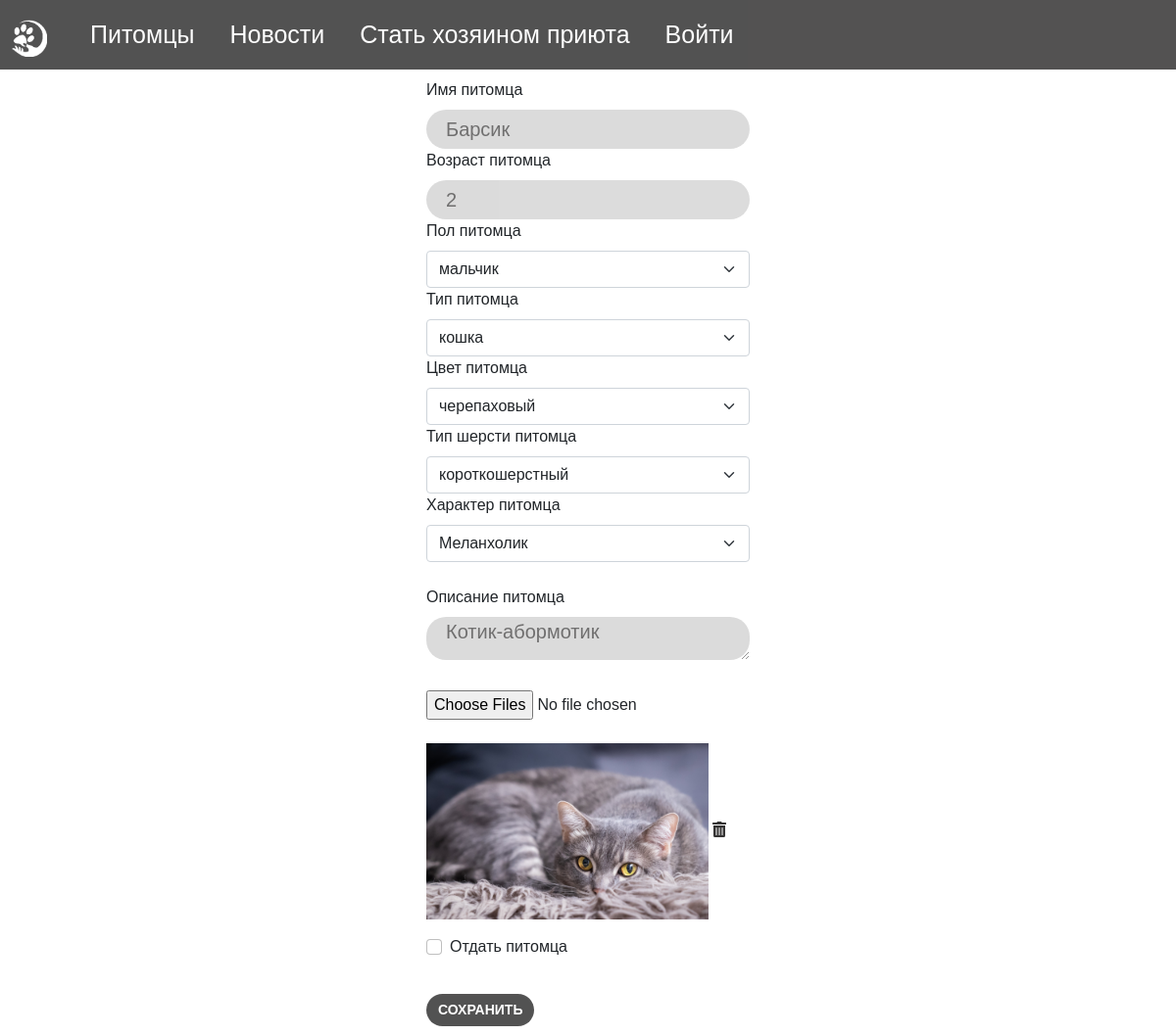
The page /editpet/4/ on the database its author committed.
### Shelter/models.py (models this page shows, shortened)
class Pet(models.Model):
    name = models.CharField(verbose_name="Имя", max_length=200)
    age = models.IntegerField(verbose_name="Возраст")
    SEX_CHOICES = (
        ('male', "мальчик"),
        ('female', "девочка"),
    )
    sex = models.CharField(max_length=10, verbose_name="Пол", choices=SEX_CHOICES)
    TYPE_CHOICES = (
        ('cat', "кошка"),
        ('dog', "собака"),
    )
    type = models.CharField(max_length=10, verbose_name="Тип", choices=TYPE_CHOICES)
    COLOR_CHOICES = (
        ('black', "черный"),
        ('red', "рыжий"),
        ('white', "белый"),
        ('grey', "серый"),
        ('brown', "коричневый"),
        ('striped', "полосатый"),
        ('turtle', "черепаховый"),
        ('tricolor', "трехцветный"),
        ('spotted', 'пятнистый'),
        ('blackwhite', "черно-белый")
    )
    color = models.CharField(max_length=11, verbose_name="Цвет", choices=COLOR_CHOICES)
    WOOL_CHOICES = (
        ('bald', "лысый"),
        ('longhaired', "длинношерстный"),
        ('shorthaired', "короткошерстный"),
    )
    wool = models.CharField(max_length=15, verbose_name="Шерсть", choices=WOOL_CHOICES)
    CHARACTER_CHOICES = (
        ('Sanguine', "Сангвиник"),
        ('Melancholic', "Меланхолик"),
        ('Choleric', "Холерик"),
        ('Phlegmatic', "Флегматик"),
    )
    character = models.CharField(max_length=11, verbose_name="Характер", choices=CHARACTER_CHOICES)
    objects = models.Manager()
    description = models.TextField(default='', verbose_name="Описание", blank=True)
    shelter = models.ForeignKey(Shelter, verbose_name="Приют", on_delete=models.CASCADE)
    owner = models.ForeignKey(Profile, on_delete=models.CASCADE, verbose_name="Владелец", blank=True, null=True)
    vector = models.TextField(default='', verbose_name="Вектор", blank=True)

class Image(models.Model):
    image = models.ImageField(upload_to=user_directory_path_image, default='images/profile_image.jpg',
                              verbose_name='Изображения')
    pet = models.ForeignKey(Pet, blank=True, null=True, on_delete=models.CASCADE)
    news = models.ForeignKey(News, blank=True, null=True, on_delete=models.CASCADE)
    task = models.ForeignKey(Task, blank=True, null=True, on_delete=models.CASCADE)
    report = models.ForeignKey(Report, blank=True, null=True, on_delete=models.CASCADE)
    class Meta:
        verbose_name = "Изображения"
        verbose_name_plural = "Изображения"
    def __str__(self):
        return self.image.name

### Shelter/pet_view.py (the view)
# urls.py: path('editpet/<int:id>/', pet_view.editpet, name='editpet'),
def editpet(request, id):
    try:
        sexes = Pet.SEX_CHOICES
        types = Pet.TYPE_CHOICES
        colors = Pet.COLOR_CHOICES
        wools = Pet.WOOL_CHOICES
        characters = Pet.CHARACTER_CHOICES
        pet = Pet.objects.get(id=id)
        images = list(Image.objects.filter(pet=pet))
        if request.method == "POST":
            images = request.FILES.getlist('images')
            pet.name = request.POST.get("name")
            pet.age = request.POST.get("age")
            pet.sex = request.POST.get("sex")
            pet.type = request.POST.get("type")
            pet.color = request.POST.get("color")
            pet.wool = request.POST.get("wool")
            pet.character = request.POST.get("character")
            pet.description = request.POST.get("description")
            if request.POST.get("check") == 'check':
                pet.owner = Profile.objects.get(user=request.user)
                orders_for_this_pet = Order.objects.filter(pet=pet)
                if orders_for_this_pet:
                    for ord in orders_for_this_pet:
                        ord.status = "rejected"
                        ord.save()
            pet.save()
            if images:
                for i in images:
                    file_path = handle_uploaded_image(i, pet)
                    if file_path:
                        fl = Image(pet=pet, image=file_path)
                        fl.save()
            imge = Image.objects.filter(pet=pet).first()
            if (imge):
                path = imge.image.path
                img = image.load_img(path, target_size=(224, 224))  # чтение из файла
                x = image.img_to_array(img)  # сырое изображения в вектор
                x = np.expand_dims(x, axis=0)  # превращаем в вектор-строку (2-dims)
                x = preprocess_input(x)  # библиотечная подготовка изображения
                vec = model.predict(x).ravel()
                imge.pet.vector = ",".join(map(str, vec.tolist()))
                imge.pet.save()
            return HttpResponseRedirect("/pets/1")
        else:
            return render(request, "pet_edit.html",
                          {"pet": pet, "images": images, "sexes": sexes, "types": types, "colors": colors,
                           "wools": wools, "characters": characters})
    except Pet.DoesNotExist:
        return HttpResponseNotFound("<h2>News not found</h2>")

### templates/pet_edit.html (shortened to what this page needs)
{% extends 'base.html' %}
{% load crispy_forms_filters %}
{% block content %}
    {% include "includes/navbar.html" %}
    <div class="main">
        <form enctype="multipart/form-data" method="post">
            <label for="validationTextarea" class="form-label">Имя питомца</label>
            <br>
            <label>
                <input type="text" name="name" class='form-control' value="{{ pet.name }}"/>
            </label>
            <br>
            <label for="validationTextarea" class="form-label">Возраст питомца</label>
            <br>
            <label>
                <input type="text" name="age" class='form-control' value="{{ pet.age }}"/>
            </label>
            <br>
            <label for="validationTextarea" class="form-label">Пол питомца</label>
            <label for="floatingSelect"></label><select class="form-select" id="floatingSelect" name="sex" required>
            {% for sex,f_sex in sexes %}
                {% if pet.sex == sex %}
                    <option selected value="{{ sex }}">{{ f_sex }}</option>
                {% else %}
                    <option value="{{ sex }}">{{ f_sex }}</option>
                {% endif %}
            {% endfor %}
        </select>
            <label for="validationTextarea" class="form-label">Тип питомца</label>
            <label for="floatingSelect"></label><select class="form-select" id="floatingSelect" name="type" required>
            {% for type,f_type in types %}
                {% if pet.type == type %}
                    <option selected value="{{ type }}">{{ f_type }}</option>
                {% else %}
                    <option value="{{ type }}">{{ f_type }}</option>
                {% endif %}
            {% endfor %}
        </select>
            <label for="validationTextarea" class="form-label">Цвет питомца</label>
            <label for="floatingSelect"></label><select class="form-select" id="floatingSelect" name="color" required>
            {% for color,f_color in colors %}
                {% if pet.color == color %}
                    <option selected value="{{ color }}">{{ f_color }}</option>
                {% else %}
                    <option value="{{ color }}">{{ f_color }}</option>
                {% endif %}
            {% endfor %}
        </select>
            <label for="validationTextarea" class="form-label">Тип шерсти питомца</label>
            <label for="floatingSelect"></label><select class="form-select" id="floatingSelect" name="wool" required>
            {% for wool,f_wool in wools %}
                {% if pet.wool == wool %}
                    <option selected value="{{ wool }}">{{ f_wool }}</option>
                {% else %}
                    <option value="{{ wool }}">{{ f_wool }}</option>
                {% endif %}
            {% endfor %}
        </select>
            <label for="validationTextarea" class="form-label">Характер питомца</label>
            <label for="floatingSelect"></label><select class="form-select" id="floatingSelect" name="character"
                                                        required>
            {% for character,f_character in characters %}
                {% if pet.character == character %}
                    <option selected value="{{ character }}">{{ f_character }}</option>
                {% else %}
                    <option value="{{ character }}">{{ f_character }}</option>
                {% endif %}
            {% endfor %}
        </select>
            <br>
            <label for="validationTextarea" class="form-label">Описание питомца</label>
            <br>
            <label>
                <textarea class="form-control" name="description" required>{{ pet.description }}</textarea>
            </label>
            <br><br>
            <p><input type="file" name="images" multiple accept="image/*">
                <br><br>
                {% for image in images %}
                    {% if image %}
                        <img src='/{{ image }}' class="pet-img" alt="pet img">
                        <a href="/pet/deleteimages/{{ image.id }}" data-bs-toggle="tooltip"
                           data-bs-placement="right"
                           title data-bs-original-title="Удалить изображение"><i class="fas fa-trash-alt"></i></a>
                        <br>
                    {% endif %}
                {% endfor %}
            <div class="form-check">
                <input class="form-check-input" type="checkbox" value="check" id="check" name="check">
                <label class="form-check-label" for="check">
                    Отдать питомца
                </label>
            </div>
            <br>
            <input type="submit" class='btn' value="Сохранить">
        </form>
    </div>
{% endblock %}

### static/css/style.css (style rules this page uses)
body { height: 130vh; margin: auto; width: 100%; overflow-x: hidden; font-family: 'Laptev_Brush', sans-serif; background: #ffffff; display: flex; flex-direction: column; align-items: center; position: relative; }
.form-control { height: 40px; background: #cdcdcd; border: none; border-radius: 20px; box-shadow: none; padding: 0 20px; font-size: 20px; width: 330px; color: #343333; transition: all 0.3s ease 0s; opacity: 0.7; }
.btn { background: #0a0909; border: none; font-size: 14px; font-weight: bold; color: #ffffff; border-radius: 30px; text-transform: uppercase; margin: 10px 0 10px 0; font-family: 'Laptev_Brush', sans-serif; opacity: 0.7; }
.pet-img { height: 180px; width: auto; align-items: center; }
a { color: #343333; }
.main { margin-top: 80px; }

### rows shown on the page
Pet: name "Барсик", age "2", sex "мальчик", type "кошка", color "черепаховый", wool "короткошерстный", character "Меланхолик", description "Котик-абормотик"
Image: image (picture)
